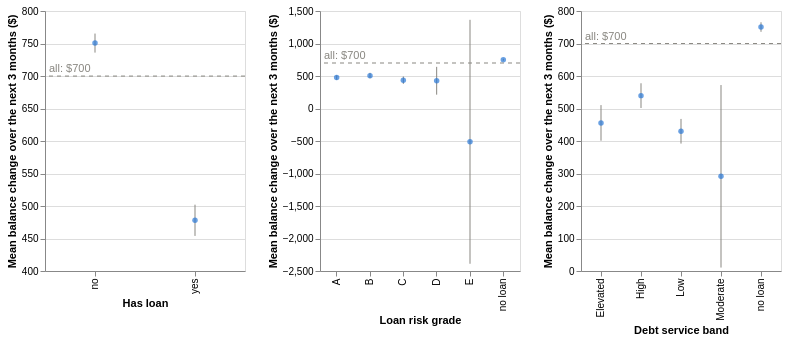

This figure's notebook cell:
### Code cell
alt.hconcat(*[interval_chart(group_mean(panel, c, "future_change"), c, c.replace("_", " ").capitalize(), f"Mean balance change over the next {HORIZON} months ($)",
                             overall, f"all: ${overall:.0f}").properties(width=200)
              for c in loan_fields])

### Figure 1 — Vega-Lite specification as saved in the notebook (floating-point values rounded to 4 significant figures)
{"config": {"view": {"continuousWidth": 300, "continuousHeight": 300}}, "hconcat": [{"layer": [{"mark": {"type": "rule", "color": "#898781"}, "encoding": {"x": {"field": "has_loan", "sort": null, "title": "Has loan", "type": "ordinal"}, "y": {"field": "low", "scale": {"zero": false}, "title": "Mean balance change over the next 3 months ($)", "type": "quantitative"}, "y2": {"field": "high"}}}, {"mark": {"type": "point", "color": "#2a78d6", "filled": true}, "encoding": {"tooltip": [{"field": "has_loan", "type": "nominal"}, {"field": "mean", "format": ".0f", "type": "quantitative"}, {"field": "low", "format": ".0f", "type": "quantitative"}, {"field": "high", "format": ".0f", "type": "quantitative"}, {"field": "n", "type": "quantitative"}], "x": {"field": "has_loan", "sort": null, "title": "Has loan", "type": "ordinal"}, "y": {"field": "mean", "type": "quantitative"}}}, {"data": {"name": "data-2b21d0d431ce75cd20a58d93f1ece945"}, "mark": {"type": "rule", "color": "#898781", "strokeDash": [4, 4]}, "encoding": {"y": {"field": "y", "type": "quantitative"}}}, {"data": {"name": "data-2b21d0d431ce75cd20a58d93f1ece945"}, "mark": {"type": "text", "align": "left", "color": "#898781", "dx": 4, "dy": -7}, "encoding": {"text": {"field": "label", "type": "nominal"}, "x": {"value": 0}, "y": {"field": "y", "type": "quantitative"}}}], "data": {"name": "data-8cee6be7d21383bce860ad62c5ccf31b"}, "height": 260, "width": 200}, {"layer": [{"mark": {"type": "rule", "color": "#898781"}, "encoding": {"x": {"field": "loan_risk_grade", "sort": null, "title": "Loan risk grade", "type": "ordinal"}, "y": {"field": "low", "scale": {"zero": false}, "title": "Mean balance change over the next 3 months ($)", "type": "quantitative"}, "y2": {"field": "high"}}}, {"mark": {"type": "point", "color": "#2a78d6", "filled": true}, "encoding": {"tooltip": [{"field": "loan_risk_grade", "type": "nominal"}, {"field": "mean", "format": ".0f", "type": "quantitative"}, {"field": "low", "format": ".0f", "type": "quantitative"}, {"field": "high", "format": ".0f", "type": "quantitative"}, {"field": "n", "type": "quantitative"}], "x": {"field": "loan_risk_grade", "sort": null, "title": "Loan risk grade", "type": "ordinal"}, "y": {"field": "mean", "type": "quantitative"}}}, {"data": {"name": "data-2b21d0d431ce75cd20a58d93f1ece945"}, "mark": {"type": "rule", "color": "#898781", "strokeDash": [4, 4]}, "encoding": {"y": {"field": "y", "type": "quantitative"}}}, {"data": {"name": "data-2b21d0d431ce75cd20a58d93f1ece945"}, "mark": {"type": "text", "align": "left", "color": "#898781", "dx": 4, "dy": -7}, "encoding": {"text": {"field": "label", "type": "nominal"}, "x": {"value": 0}, "y": {"field": "y", "type": "quantitative"}}}], "data": {"name": "data-1668f8a6b9a73e21a2082aa76474283d"}, "height": 260, "width": 200}, {"layer": [{"mark": {"type": "rule", "color": "#898781"}, "encoding": {"x": {"field": "debt_service_band", "sort": null, "title": "Debt service band", "type": "ordinal"}, "y": {"field": "low", "scale": {"zero": false}, "title": "Mean balance change over the next 3 months ($)", "type": "quantitative"}, "y2": {"field": "high"}}}, {"mark": {"type": "point", "color": "#2a78d6", "filled": true}, "encoding": {"tooltip": [{"field": "debt_service_band", "type": "nominal"}, {"field": "mean", "format": ".0f", "type": "quantitative"}, {"field": "low", "format": ".0f", "type": "quantitative"}, {"field": "high", "format": ".0f", "type": "quantitative"}, {"field": "n", "type": "quantitative"}], "x": {"field": "debt_service_band", "sort": null, "title": "Debt service band", "type": "ordinal"}, "y": {"field": "mean", "type": "quantitative"}}}, {"data": {"name": "data-2b21d0d431ce75cd20a58d93f1ece945"}, "mark": {"type": "rule", "color": "#898781", "strokeDash": [4, 4]}, "encoding": {"y": {"field": "y", "type": "quantitative"}}}, {"data": {"name": "data-2b21d0d431ce75cd20a58d93f1ece945"}, "mark": {"type": "text", "align": "left", "color": "#898781", "dx": 4, "dy": -7}, "encoding": {"text": {"field": "label", "type": "nominal"}, "x": {"value": 0}, "y": {"field": "y", "type": "quantitative"}}}], "data": {"name": "data-35899c24c58f4394939a2fc1c20b4cc7"}, "height": 260, "width": 200}], "$schema": "https://vega.github.io/schema/vega-lite/v5.20.1.json", "datasets": {"data-8cee6be7d21383bce860ad62c5ccf31b": [{"has_loan": "no", "mean": 750.6, "std": 8875.0, "n": 1412289, "low": 736.0, "high": 765.3}, {"has_loan": "yes", "mean": 478.0, "std": 6967.0, "n": 323001, "low": 454.0, "high": 502.0}], "data-2b21d0d431ce75cd20a58d93f1ece945": [{"y": 699.9, "label": "all: $700"}], "data-1668f8a6b9a73e21a2082aa76474283d": [{"loan_risk_grade": "A", "mean": 476.5, "std": 7028.0, "n": 164515, "low": 442.5, "high": 510.4}, {"loan_risk_grade": "B", "mean": 505.8, "std": 7004.0, "n": 100627, "low": 462.5, "high": 549.0}, {"loan_risk_grade": "C", "mean": 435.5, "std": 6694.0, "n": 53573, "low": 378.8, "high": 492.1}, {"loan_risk_grade": "D", "mean": 426.8, "std": 7110.0, "n": 4241, "low": 212.8, "high": 640.8}, {"loan_risk_grade": "E", "mean": -512.1, "std": 6422.0, "n": 45, "low": -2389.0, "high": 1364.0}, {"loan_risk_grade": "no loan", "mean": 750.6, "std": 8875.0, "n": 1412289, "low": 736.0, "high": 765.3}], "data-35899c24c58f4394939a2fc1c20b4cc7": [{"debt_service_band": "Elevated", "mean": 455.7, "std": 7019.0, "n": 63108, "low": 400.9, "high": 510.4}, {"debt_service_band": "High", "mean": 539.6, "std": 7000.0, "n": 130199, "low": 501.6, "high": 577.6}, {"debt_service_band": "Low", "mean": 430.0, "std": 6894.0, "n": 126931, "low": 392.1, "high": 467.9}, {"debt_service_band": "Moderate", "mean": 291.4, "std": 7530.0, "n": 2763, "low": 10.59, "high": 572.2}, {"debt_service_band": "no loan", "mean": 750.6, "std": 8875.0, "n": 1412289, "low": 736.0, "high": 765.3}]}}
